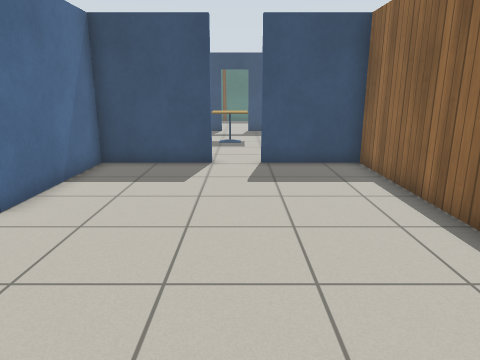
view 1 (above)

20 first-person views from a walk through a robot-simulator world made for Gazebo. The camera is 1.2 m above the floor, tilts 14° down and sees 70° across. The floor is counted in squares, 0.5 m on a side. Each view is taken from the middle of a square. On the plan, view 1 faces up. The plan holds only what a view shows up to about 20 squares ahead; the rest is blank. The place goes on beyond the plan. Robots are left out. Simple patterns stand in for the simulator's built-in surfaces. Some stock models are drawn as simple stand-ins.

view 2
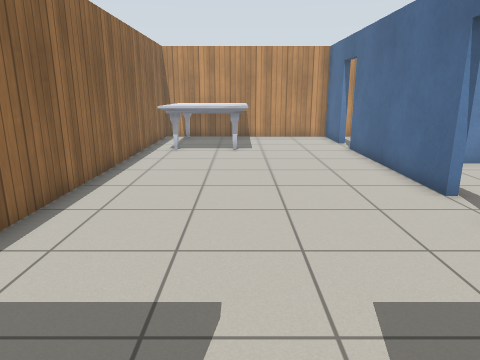

view 3
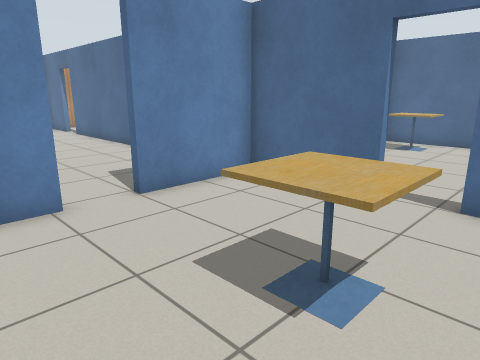

view 4
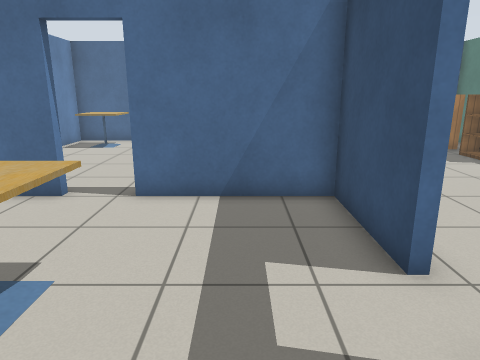

view 5
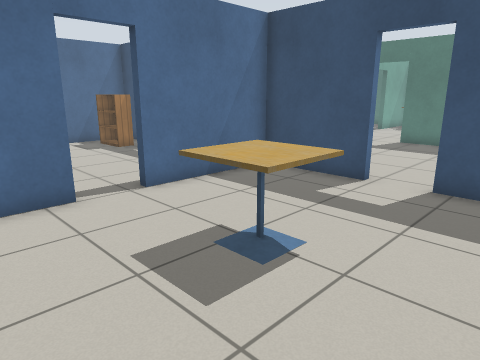

view 6
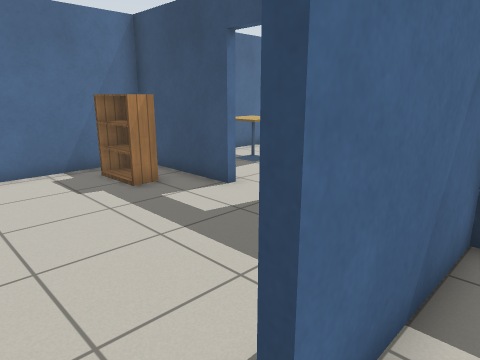

view 7
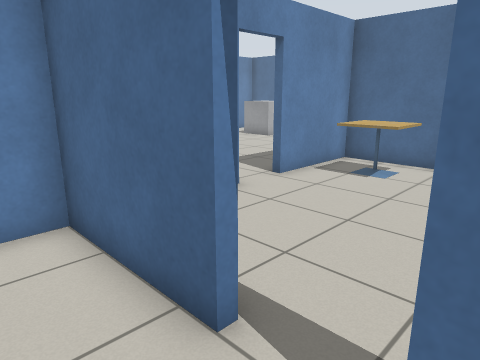

view 8
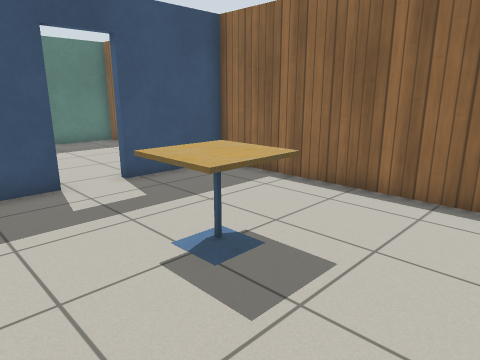

view 9
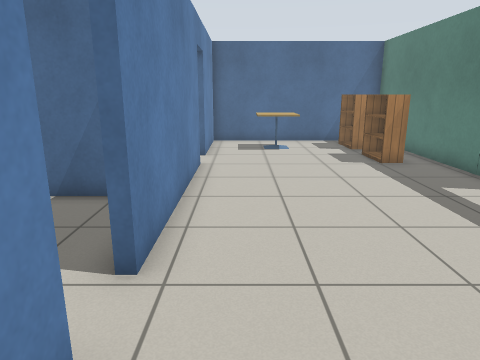

view 10
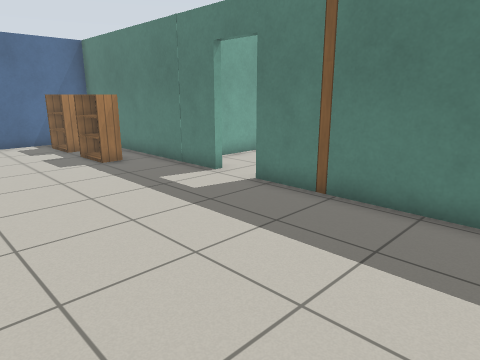

view 11
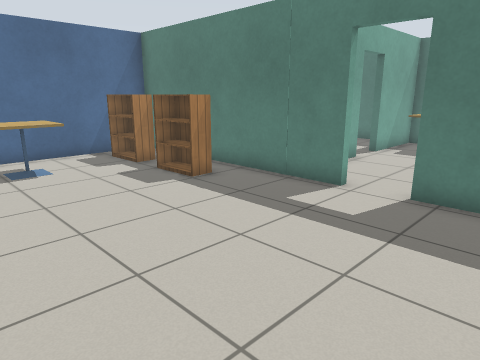

view 12
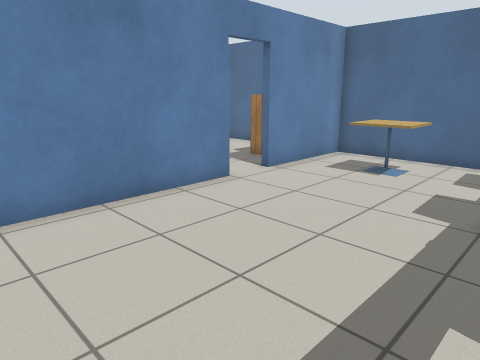

view 13
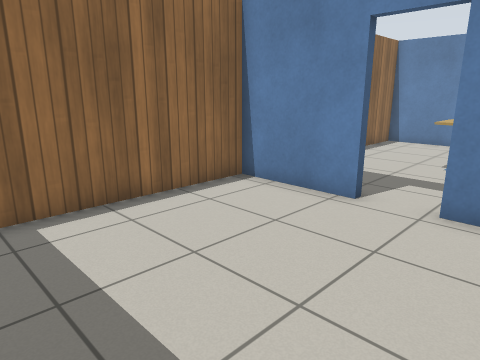

view 14
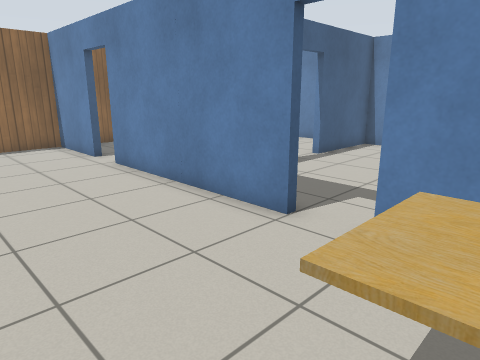

view 15
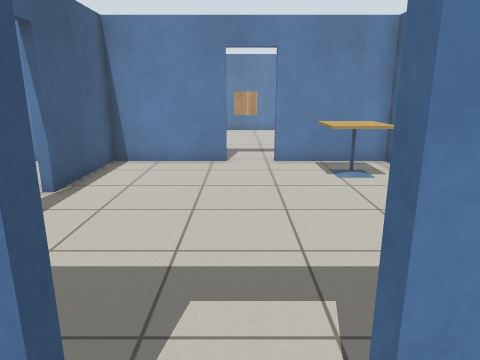

view 16
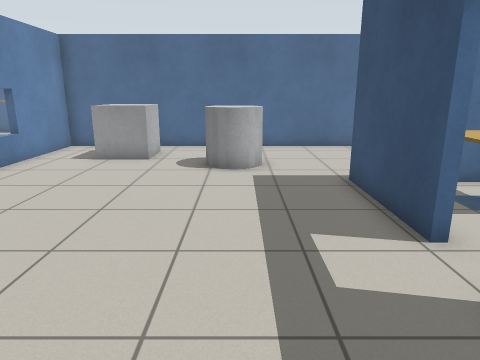

view 17
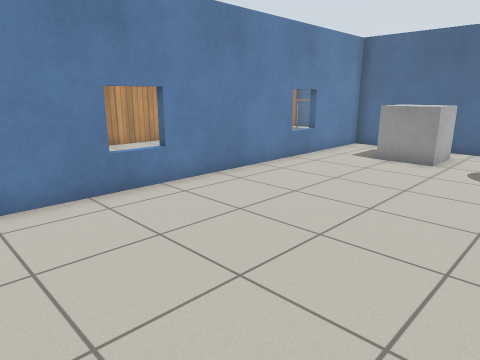

view 18
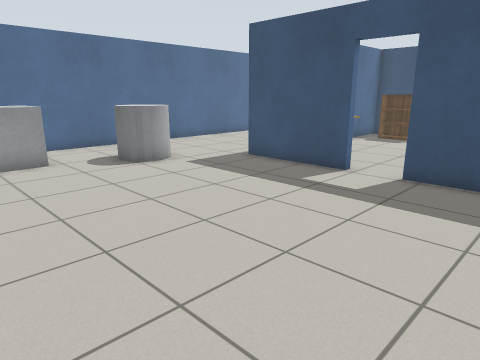

view 19
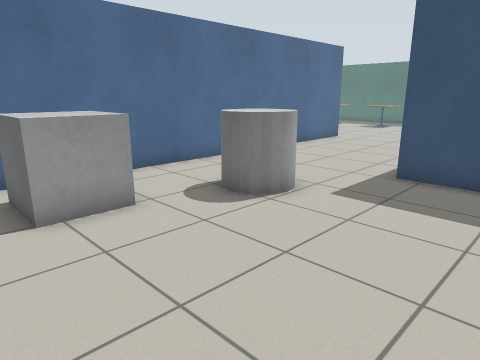

view 20
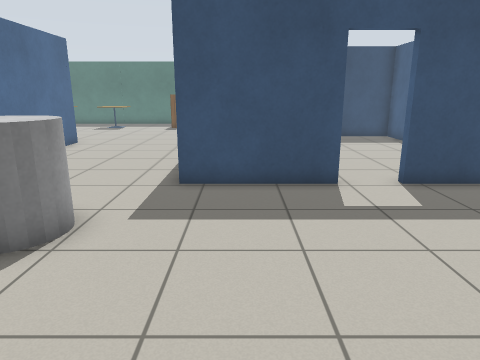

### Floor plan
Points are (right, up) in squares from view 1. A wall is a line through its corners. A room is listed if a view was taken in it or the views show most of it. See-through windows are left out.
Room 1 (view 1)
walls: (-5, 5.1) (-5, -2.6); (-5, -4.3) (-5, -7.1) (4.3, -7.1) (4.3, 12.2) (0.8, 12.2); (-1, 12.2) (-5, 12.2) (-5, 6.7)
ways out: opening at (-0.5, 12) to room 2; open door at (-5, 5.5) to room 4; open door at (-5, -3.5)
objects: marble table (0, -6) to (3, -6); marble table (0, -4) to (3, -2)
Room 2 (views 2, 3, 4, 5, 6, 7, 8)
walls: (-5, 16.7) (-5, 12.5) (-1, 12.5); (-1.1, 23.3) (-5, 23.3) (-5, 18.5); (0.8, 12.5) (4.3, 12.5) (4.3, 23.3) (0.5, 23.3)
ways out: opening at (-0.5, 12) to room 1; open door at (-0.3, 23.3) to room 3; open door at (-5, 17.5) to room 5
objects: cafe table (-1, 17) to (0, 19)
Room 3 (views 9, 10, 11, 12, 13, 14, 15)
walls: (-5.4, 32.3) (-15.4, 32.3) (-15.4, 23.6) (-10.8, 23.6); (-9, 23.6) (-1.1, 23.6); (0.5, 23.6) (4.3, 23.6) (4.3, 32.3) (-3.6, 32.3)
ways out: open door at (-0.3, 23.3) to room 2; open door at (-9.7, 23.3) to room 5; open door at (-4.5, 32)
objects: cafe table (-14, 26) to (-12, 28); bookshelf (-14, 30) to (-12, 31); bookshelf (-11, 30) to (-9, 31)
Room 4 (views 16, 17, 18, 19, 20)
walls: (-11.2, 12.2) (-15.7, 12.2); (-7.4, 12.2) (-9.5, 12.2); (-22.3, 20.6) (-22.3, 0.9) (-7.1, 0.9)
ways out: open door at (-5, 5.5) to room 1; open door at (-10.5, 12) to room 5; opening at (-19, 21.8)
objects: grey box (-21, 4) to (-19, 6); grey cylinder (-19, 8) to (-17, 10)
Room 5 (no view inside)
walls: (-10.7, 23.3) (-15.4, 23.3) (-15.4, 12.5) (-11.2, 12.5); (-9.6, 12.5) (-5.3, 12.5) (-5.3, 16.7); (-5.3, 21.2) (-5.3, 23.3) (-8, 23.3)
ways out: open door at (-5, 17.5) to room 2; open door at (-9.7, 23.3) to room 3; open door at (-10.5, 12) to room 4
objects: cafe table (-14, 14) to (-13, 15); bookshelf (-14, 21) to (-12, 22)

Where each view was taken, in squares from view 1:
view 1: 0 up, 0 right, facing up
view 2: 13 up, 0 right, facing down
view 3: 20 up, 3 right, facing down-left
view 4: 21 up, 3 right, facing left
view 5: 14 up, 3 right, facing up-left
view 6: 17 up, 4 left, facing up-left
view 7: 19 up, 3 left, facing down-left
view 8: 14 up, 4 left, facing up-right
view 9: 25 up, 3 right, facing left
view 10: 25 up, 3 right, facing up-left
view 11: 24 up, 1 left, facing up-left
view 12: 31 up, 2 left, facing down-left
view 13: 31 up, 3 left, facing down-right
view 14: 29 up, 13 left, facing down-right
view 15: 25 up, 10 left, facing down
view 16: 9 up, 6 left, facing left
view 17: 9 up, 6 left, facing down-left
view 18: 2 up, 6 left, facing up-left
view 19: 2 up, 12 left, facing up-left
view 20: 3 up, 14 left, facing up
